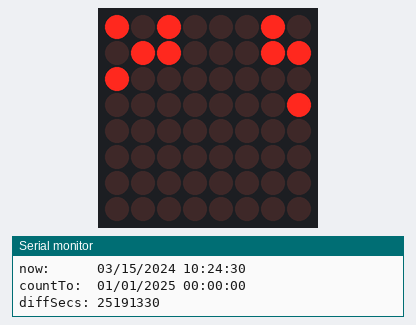
Bench run of a program on a simulated Arduino Uno, built with avr-gcc and run on an emulated ATmega328P. On the bench: 8×8 LED matrix, the last lines printed to the serial monitor. The local clock reads 2024-03-15 10:24:30 at power-on unless the program sets it.

Above: at 0.2 s.
At 5.3 s:
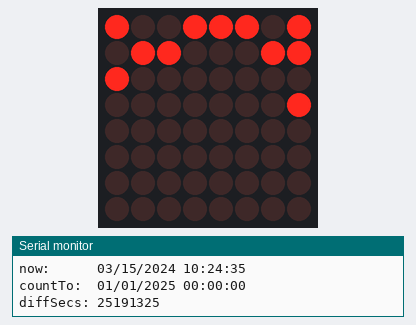
At 10.4 s:
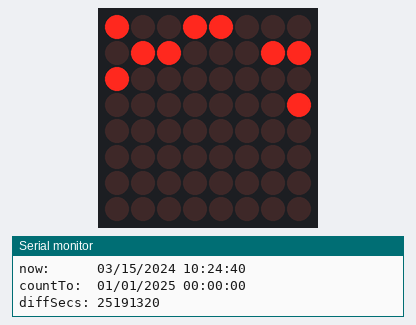
At 20.6 s:
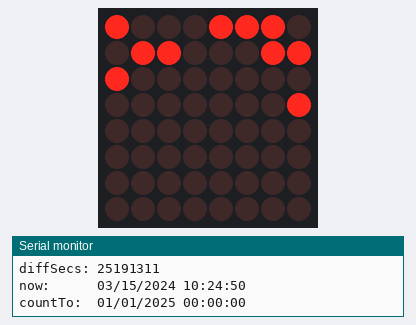
At 29.8 s:
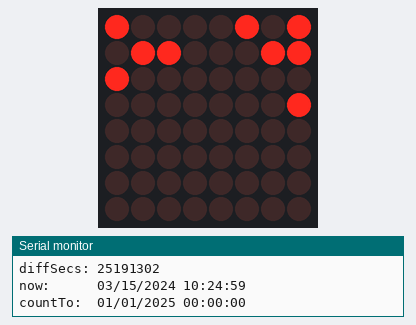
At 39.0 s:
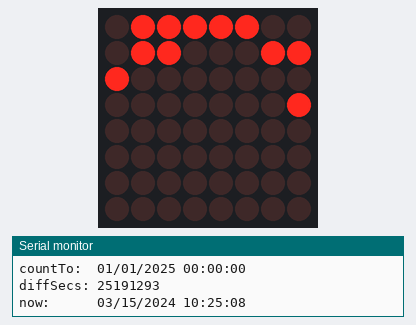

Measured:
- what the display in image 0 shows lasts 1.0 s, from 0.1 s to 1.1 s

The program:

main.cpp
```cpp
#include <Arduino.h>
#include <clockfuncs.h>
#include <ledfuncs.h>


void setup() {

    Serial.begin(9600); //debugging
    ledSetup();
    timeSetup();

}


void loop() {

//confirm RTC is still good
  if (!Rtc.IsDateTimeValid())
    {
        if (Rtc.LastError() != 0)
        {
            // we have a communications error
            // see https://www.arduino.cc/en/Reference/WireEndTransmission for
            // what the number means
            Serial.print("RTC communications error = ");
            Serial.println(Rtc.LastError());
        }
        else
        {
            // Common Causes:
            //    1) the battery on the device is low or even missing and the power line was disconnected
            Serial.println("RTC lost confidence in the DateTime!");
        }
    }

//calculate dates
    RtcDateTime now = Rtc.GetDateTime(); //calculate time now
    RtcDateTime future = dateEnd(6,now); //calculate date that you want to count down to
    unsigned long diffSecs = future-now; //find difference in secs

//print some stuff
    Serial.print("now:      ");
    printDateTime(now);
    Serial.println();
    Serial.print("countTo:  ");
    printDateTime(future);
    Serial.println();
    Serial.print("diffSecs: ");
    Serial.print(diffSecs);
    Serial.println();
    Serial.println();

//display to the LED matrix
  numToBits(diffSecs, matrix);
  displayBits(matrixHeight, matrix);

}
```

clockfuncs.h
```cpp
#include <Wire.h>
#include <RtcDS3231.h>
RtcDS3231<TwoWire> Rtc(Wire);

void timeSetup() {

    Serial.print("compiled: ");
    Serial.print(__DATE__);
    Serial.println(__TIME__);

    //--------RTC SETUP ------------
    // if you are using ESP-01 then uncomment the line below to reset the pins to
    // the available pins for SDA, SCL
    // Wire.begin(0, 2); // due to limited pins, use pin 0 and 2 for SDA, SCL

    Rtc.Begin();

    RtcDateTime compiled = RtcDateTime(__DATE__, __TIME__);
    //printDateTime(compiled);
    Serial.println();

    if (!Rtc.IsDateTimeValid())
    {
        if (Rtc.LastError() != 0)
        {
            // we have a communications error
            // see https://www.arduino.cc/en/Reference/WireEndTransmission for
            // what the number means
            Serial.print("RTC communications error = ");
            Serial.println(Rtc.LastError());
        }
        else
        {
            // Common Causes:
            //    1) first time you ran and the device wasn't running yet
            //    2) the battery on the device is low or even missing

            Serial.println("RTC lost confidence in the DateTime!");

            // following line sets the RTC to the date & time this sketch was compiled
            // it will also reset the valid flag internally unless the Rtc device is
            // having an issue

            Rtc.SetDateTime(compiled);
        }
    }

    if (!Rtc.GetIsRunning())
    {
        Serial.println("RTC was not actively running, starting now");
        Rtc.SetIsRunning(true);
    }

    RtcDateTime now = Rtc.GetDateTime();
    if (now < compiled)
    {
        Serial.println("RTC is older than compile time!  (Updating DateTime)");
        Rtc.SetDateTime(compiled);
    }
    else if (now > compiled)
    {
        Serial.println("RTC is newer than compile time. (this is expected)");
    }
    else if (now == compiled)
    {
        Serial.println("RTC is the same as compile time! (not expected but all is fine)");
    }

    // never assume the Rtc was last configured by you, so
    // just clear them to your needed state
    Rtc.Enable32kHzPin(false);
    Rtc.SetSquareWavePin(DS3231SquareWavePin_ModeNone);

}
#define countof(a) (sizeof(a) / sizeof(a[0]))

void printDateTime(const RtcDateTime& dt)
{
    char datestring[20];

    snprintf_P(datestring,
            countof(datestring),
            PSTR("%02u/%02u/%04u %02u:%02u:%02u"),
            dt.Month(),
            dt.Day(),
            dt.Year(),
            dt.Hour(),
            dt.Minute(),
            dt.Second() );
    Serial.print(datestring);
}


RtcDateTime dateAddOne(int datePart, RtcDateTime cur) {
    //return RtcDateTime(cur.year(), cur.month(), cur.dayOfMonth(), cur.hour(), cur.minute(), cur.second());

    if (datePart==1) { //add a minute
        return (cur + 60);
    }
    if (datePart==2) { //add an hour
        return (cur + (60UL*60UL));
    }
    if (datePart==3) {
        return (cur + (60UL*60UL*24UL)); //add a day
    }
    if (datePart==4) {
        return (cur + (60UL*60UL*24UL*7UL)); //add a week
    }
    if (datePart==5) {
        int mon = cur.Month()+1;
        if (mon==13) {
            return RtcDateTime(cur.Year()+1, 1, cur.Day(), cur.Hour(), cur.Minute(), cur.Second());
            }
        else {
            return RtcDateTime(cur.Year(), mon, cur.Day(), cur.Hour(), cur.Minute(), cur.Second());
            } //add a month and circle around the year if needed
    }
    if (datePart==6) {
        return RtcDateTime(cur.Year()+1, cur.Month(), cur.Day(), cur.Hour(), cur.Minute(), cur.Second()); //add a month
    }
    else {
        return cur; //idk probably need better error handling
    }
}


RtcDateTime dateEnd(int datePart, RtcDateTime cur) {
    //return RtcDateTime(cur.year(), cur.month(), cur.dayOfMonth(), cur.hour(), cur.minute(), cur.second());
    RtcDateTime future = dateAddOne(datePart,cur);
    if (datePart==1) { //start of next minute
        return RtcDateTime(future.Year(), future.Month(), future.Day(), future.Hour(), future.Minute(), 0);
    }
    if (datePart==2) { //start of next hour
        return RtcDateTime(future.Year(), future.Month(), future.Day(), future.Hour(), 0, 0);
    }
    if (datePart==3) { //start of next day
        return RtcDateTime(future.Year(), future.Month(), future.Day(), 0, 0, 0);
    }
    if (datePart==4) { //start of next week, starting Sunday
        future = cur + (60UL*60UL*24UL*(7-cur.DayOfWeek()));
        return RtcDateTime(future.Year(), future.Month(), future.Day(), 0, 0, 0);
    }
    if (datePart==5) { //beginning of next month
        return RtcDateTime(future.Year(), future.Month(), 1, 0, 0, 0);
    }
    if (datePart==6) { //beginning of next year
        return RtcDateTime(future.Year(), 1, 1, 0, 0, 0);
    }
    else {
        return cur; //idk probably need better error handling
    }
}
```

ledfuncs.h
```cpp
#include <Arduino.h>
#include <LedControl.h>

/*
  Initiate LedControl:
  pin 12 is connected to the DataIn
  pin 11 is connected to LOAD(CS)
  pin 10 is connected to the CLK
*/
LedControl lc = LedControl(12, 10, 11, 1);

/* we always wait a bit between updates of the display */
unsigned long delaytime1 = 1000;
unsigned long delaytime2 = 50;

int const matrixHeight = 4; //number of rows in of LED matrix
int const matrixWidth = 8; //max width is 8, best dimensions are 5*5 or 5*6
byte const widthMask = (1 << matrixWidth) - 1;

byte matrix[matrixHeight];

unsigned long const maxCount = pow(2, (matrixHeight * matrixWidth));

void ledSetup() {
    /*
    The MAX72XX is in power-saving mode on startup,
    we have to do a wakeup call
  */
  lc.shutdown(0, false);
  /* Set the brightness to a medium values */
  lc.setIntensity(0, 8);
  /* and clear the display */
  lc.clearDisplay(0);
}

void numToBits(unsigned long value, byte arr[]) {
  //could use some error checking
  int row = 0;
  while (value > 0) {
    arr[row] = byte(value) & widthMask;
    row++;//array row
    value >>= matrixWidth;
  }
}


void resetMatrix(int size, byte arr[]) {
  for (int row = 0; row < size; row++) {
    arr[row] = 0;
  }
}

void fillMatrix(int size, byte arr[]) {
  for (int row = 0; row < size; row++) {
    arr[row] = widthMask;
  }
}

void displayBits(int size, byte arr[]) {
  for (int row = 0; row < size; row++) {
    lc.setRow(0, row, arr[row]);
  }
  delay(delaytime1);
}

void err(int size, byte arr[]) {
  resetMatrix(size, arr);
  displayBits(size, arr);
  fillMatrix(size, arr);
  displayBits(size, arr);
}
```
